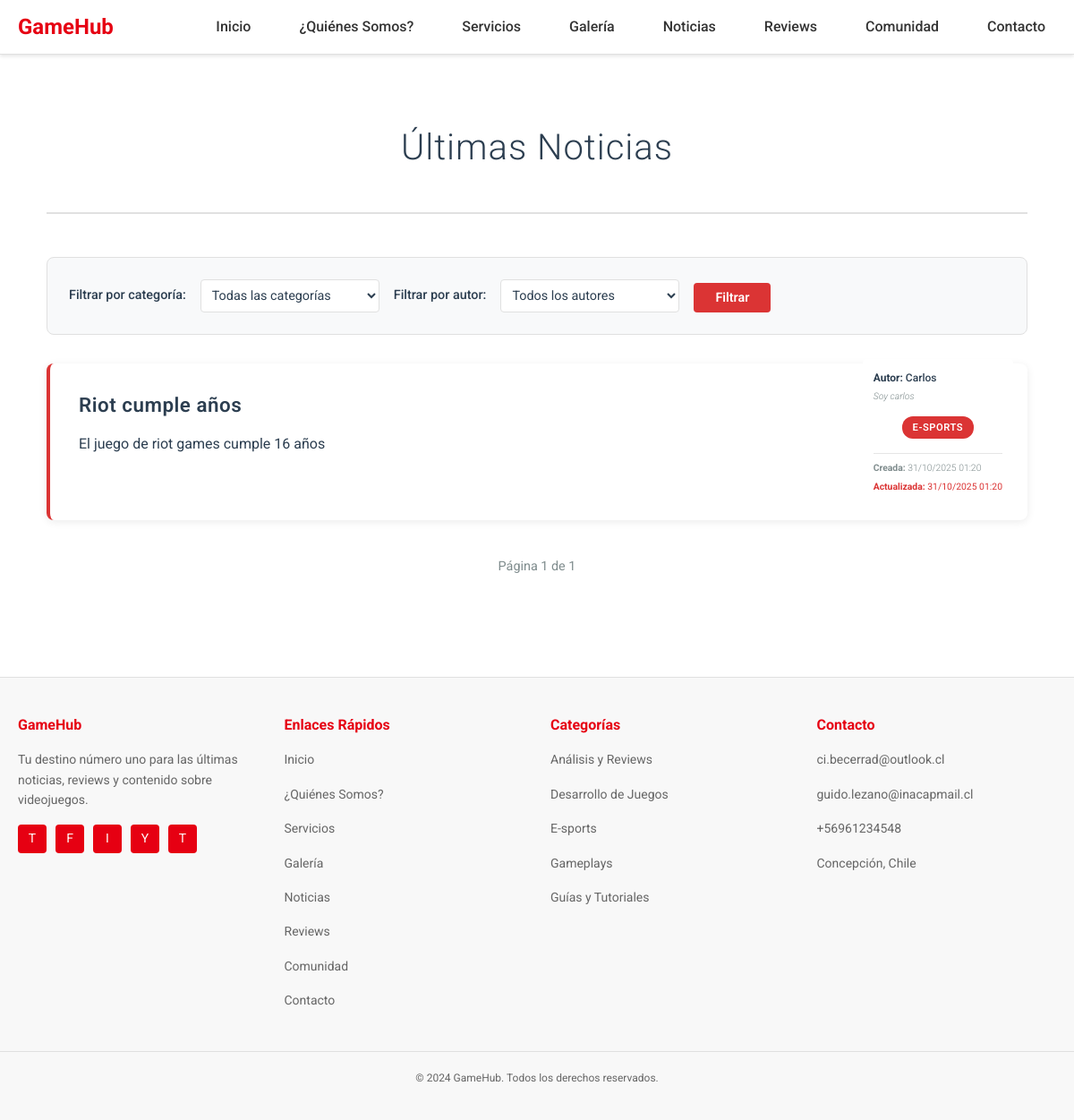
Before: /noticias/ with the older database file.
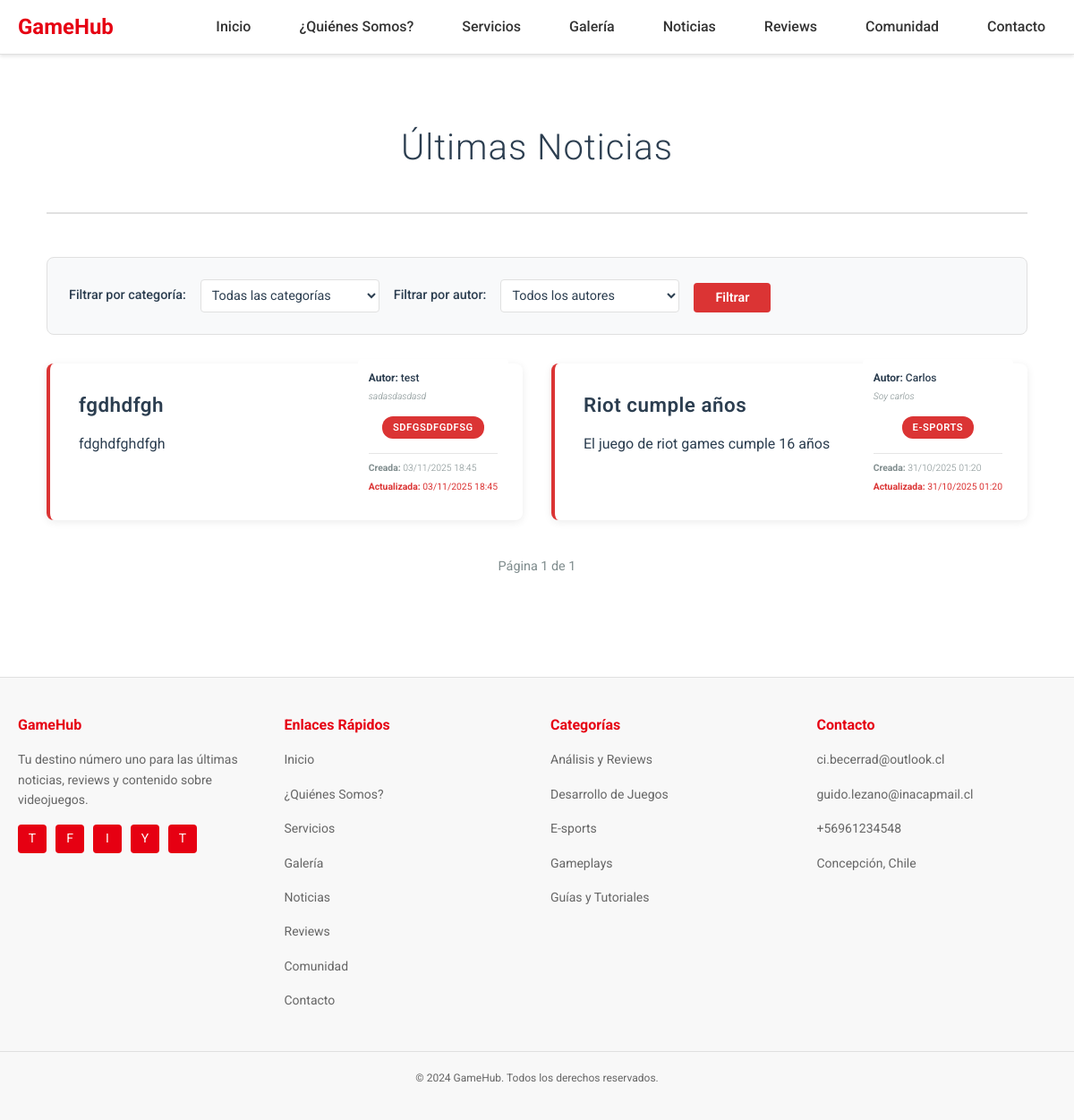
After: the same page with the newer database file.
### noticias/models.py (models this page shows, shortened)
class Noticia(models.Model):
    titulo = models.CharField(max_length=100)
    detalle = models.TextField()
    autor = models.ForeignKey(Autor, on_delete=models.CASCADE, related_name="noticias")  # Relación con Autor
    categoria = models.ForeignKey(Categoria, on_delete=models.PROTECT, related_name="noticias")  # Relación con Categoria
    created = models.DateTimeField(auto_now_add=True)
    updated = models.DateTimeField(auto_now=True)

class Autor(models.Model):
    nombre = models.CharField(max_length=100)
    bio = models.TextField(blank=True)

class Categoria(models.Model):
    nombre = models.CharField(max_length=100, unique=True)

### noticias/views.py (the view)
# urls.py: path('noticias/', include('noticias.urls')),
def noticias(request):
    lista_noticias = (
        Noticia.objects.select_related('autor', 'categoria')
        .all()  # Obtiene todas las noticias inicialmente
    )
    categoria_id = request.GET.get('categoria')  # Ej: ?categoria=2
    autor_id = request.GET.get('autor')          # Ej: ?autor=5
    if categoria_id:
        lista_noticias = lista_noticias.filter(categoria_id=categoria_id)
    if autor_id:
        lista_noticias = lista_noticias.filter(autor_id=autor_id)
    lista_noticias = lista_noticias.order_by('-created')
    paginator = Paginator(lista_noticias, 5)# Divide resultados en páginas de 5 elementos cada una
    page_number = request.GET.get('page')# Obtiene número de página desde URL (ej: ?page=2)
    page_obj = paginator.get_page(page_number)# Obtiene objeto de página actual
    categorias = Categoria.objects.all()
    autores = Autor.objects.all()
    categoria_selected = int(categoria_id) if categoria_id else None
    autor_selected = int(autor_id) if autor_id else None
    return render(request, 'noticias/noticias.html', {
        'page_obj': page_obj,           # Objeto de paginación con noticias
        'categorias': categorias,       # Todas las categorías para filtro
        'autores': autores,             # Todos los autores para filtro
        'categoria_selected': categoria_selected,  # Categoría activa
        'autor_selected': autor_selected,          # Autor activo
    })

### core/context_processors.py (called while the page is built)
def categorias_noticias(request):
    try:
        from noticias.models import Categoria, Noticia
        categorias = list(Categoria.objects.all().order_by('nombre'))
        ultimas_noticias = list(Noticia.objects.select_related('autor', 'categoria').order_by('-created')[:5])
        return {
            'categorias_noticias': categorias,  # Lista de categorías disponibles
            'ultimas_noticias': ultimas_noticias,  # Últimas 5 noticias ordenadas por fecha descendente
        }
    except Exception:
        return {
            'categorias_noticias': [],
            'ultimas_noticias': [],
        }

### noticias/templates/noticias/noticias.html (shortened to what this page needs)
{% extends "core/base.html" %}
{% load static %}
{% block extra_css %}
<link rel="stylesheet" href="{% static 'noticias/css/noticias.css' %}">
{% endblock %}
{% block content %}
<div class="noticias-container">
  <div class="noticias-header">
    <h1>Últimas Noticias</h1>
  </div>
  <div class="filtros">
    <form method="get" action="{% url 'noticias:noticias' %}">
      <label for="categoria">Filtrar por categoría:</label>
      <select name="categoria" id="categoria">
        <option value="">Todas las categorías</option>
      </select>
      <label for="autor">Filtrar por autor:</label>
      <select name="autor" id="autor">
        <option value="">Todos los autores</option>
      </select>
      <button type="submit">Filtrar</button>
    </form>
  </div>
  {% if page_obj %}
  <ul class="noticias-list">
    {% for n in page_obj %}
    <li class="noticia-item">
      <h2 class="noticia-titulo">{{ n.titulo }}</h2>
      <p class="noticia-detalle">{{ n.detalle }}</p>
      <div class="noticia-meta">
        <div class="meta-autor">
          <p class="noticia-autor"><strong>Autor:</strong> {{ n.autor.nombre }}</p>
          {% if n.autor.bio %}
          <p class="noticia-autor-bio">{{ n.autor.bio|truncatewords:15 }}</p>
          {% endif %}
        </div>
        <div class="meta-categoria">
          <span class="badge-categoria">{{ n.categoria.nombre }}</span>
        </div>
        <div class="meta-fechas">
          <p class="noticia-fecha"><strong>Creada:</strong> {{ n.created|date:"d/m/Y H:i" }}</p>
          {% if n.updated != n.created %}
          <p class="noticia-fecha-updated"><strong>Actualizada:</strong> {{ n.updated|date:"d/m/Y H:i" }}</p>
          {% endif %}
        </div>
      </div>
    </li>
    {% endfor %}
  </ul>
  <div class="pagination">
    <span>Página {{ page_obj.number }} de {{ page_obj.paginator.num_pages }}</span>
  </div>
  {% else %}
  <div class="no-noticias">
    <p>No hay noticias aún.</p>
  </div>
  {% endif %}
</div>
{% endblock %}

### core/templates/core/base.html (shortened to what this page needs)
<!DOCTYPE html>
<html lang="es">
<head>
    {% load static %}
    <link rel="stylesheet" href="{% static 'core/css/base.css' %}">
    <link rel="stylesheet" href="{% static 'core/css/components.css' %}">
    {% block extra_css %}{% endblock %}
</head>
<body>
    <header class="header">
        <nav class="nav-container">
            <a href="{% url 'core:home' %}" class="logo">GameHub</a>
            <ul class="nav-menu roboto-light">
                <li class="nav-item"><a href="{% url 'core:home' %}">Inicio</a></li>
                <li class="nav-item"><a href="{% url 'core:about' %}">¿Quiénes Somos?</a></li>
                <li class="nav-item"><a href="{% url 'core:services' %}">Servicios</a></li>
                <li class="nav-item"><a href="{% url 'galeria:galeria' %}">Galería</a></li>
                <li class="nav-item"><a href="{% url 'noticias:noticias' %}">Noticias</a></li>
                <li class="nav-item"><a href="#">Reviews</a></li>
                <li class="nav-item"><a href="{% url 'comunidad:comunidad' %}">Comunidad</a></li>
                <li class="nav-item"><a href="{% url 'core:contact' %}">Contacto</a></li>
            </ul>
        </nav>
    </header>
    <main class="main-content">
        {% block content %}{% endblock %}
    </main>
    <footer class="footer" id="contacto">
        <div class="footer-content">
            <div class="footer-section">
                <h3>GameHub</h3>
                <p>Tu destino número uno para las últimas noticias, reviews y contenido sobre videojuegos.</p>
                <div class="social-links">
                    <a href="#" title="Twitter">T</a>
                    <a href="#" title="Facebook">F</a>
                    <a href="#" title="Instagram">I</a>
                    <a href="#" title="YouTube">Y</a>
                    <a href="#" title="Twitch">T</a>
                </div>
            </div>
            <div class="footer-section">
                <h3>Enlaces Rápidos</h3>
                <p><a href="{% url 'core:home' %}">Inicio</a></p>
                <p><a href="{% url 'core:about' %}">¿Quiénes Somos?</a></p>
                <p><a href="{% url 'core:services' %}">Servicios</a></p>
                <p><a href="{% url 'galeria:galeria' %}">Galería</a></p>
                <p><a href="{% url 'noticias:noticias' %}">Noticias</a></p>
                <p><a href="#">Reviews</a></p>
                <p><a href="{% url 'comunidad:comunidad' %}">Comunidad</a></p>
                <p><a href="{% url 'core:contact' %}">Contacto</a></p>
            </div>
            <div class="footer-section">
                <h3>Categorías</h3>
                {% if categorias_noticias %}
                    {% for categoria in categorias_noticias|slice:":5" %}
                        <p><a href="{% url 'noticias:noticias' %}?categoria={{ categoria.id }}">{{ categoria.nombre }}</a></p>
                    {% endfor %}
                {% else %}
                    <p><a href="#">PC Gaming</a></p>
                    <p><a href="#">Consolas</a></p>
                    <p><a href="#">Mobile Gaming</a></p>
                {% endif %}
            </div>
            <div class="footer-section">
                <h3>Contacto</h3>
                <p>ci.becerrad@outlook.cl</p>
                <p>guido.lezano@inacapmail.cl</p>
                <p>+56961234548</p>
                <p>Concepción, Chile</p>
            </div>
        </div>
        <div class="footer-bottom">
            <p>&copy; 2024 GameHub. Todos los derechos reservados.</p>
        </div>
    </footer>
</body>
</html>

### core/static/core/css/base.css (style rules this page uses)
* { margin: 0; padding: 0; box-sizing: border-box; }
body { font-family: "Roboto", sans-serif; background: #ffffff; color: #333333; line-height: 1.6; min-height: 100vh; display: flex; flex-direction: column; }
.roboto-light { font-family: "Roboto", sans-serif; font-weight: 300; }
h1, h2, h3, h4, h5, h6 { margin-bottom: 1rem; color: #333333; font-family: "Roboto", sans-serif; }
h1 { font-size: 2.5rem; font-weight: 700; }
h2 { font-size: 2rem; font-weight: 600; }
h3 { font-size: 1.5rem; font-weight: 600; }
p { margin-bottom: 1rem; color: #666666; font-family: "Roboto", sans-serif; font-weight: 400; }
.main-content { flex: 1; max-width: 1200px; margin: 0 auto; padding: 40px 20px; width: 100%; }
.header { background: #ffffff; border-bottom: 1px solid #e0e0e0; position: sticky; top: 0; z-index: 1000; box-shadow: 0 2px 4px rgba(0,0,0,0.1); }
.nav-container { max-width: 1200px; margin: 0 auto; padding: 0 20px; display: flex; justify-content: space-between; align-items: center; height: 60px; }
.logo { font-size: 24px; font-weight: bold; color: #e60012; text-decoration: none; }
.nav-menu { display: flex; list-style: none; gap: 30px; }
.nav-item a { color: #333333; text-decoration: none; font-weight: 500; font-size: 16px; padding: 8px 12px; border-radius: 4px; transition: all 0.2s ease; }
.footer { background: #f8f8f8; border-top: 1px solid #e0e0e0; margin-top: auto; padding: 40px 0 20px; }
.footer-content { max-width: 1200px; margin: 0 auto; padding: 0 20px; display: grid; grid-template-columns: repeat(auto-fit, minmax(250px, 1fr)); gap: 30px; }
.footer-section h3 { color: #e60012; margin-bottom: 15px; font-size: 16px; font-weight: bold; }
.footer-section p, .footer-section a { color: #666666; text-decoration: none; line-height: 1.6; font-size: 14px; }
.social-links { display: flex; gap: 10px; margin-top: 15px; }
.social-links a { display: inline-flex; align-items: center; justify-content: center; width: 32px; height: 32px; background: #e60012; border-radius: 4px; color: #ffffff; font-size: 14px; transition: all 0.2s ease; }
.footer-bottom { text-align: center; margin-top: 30px; padding-top: 20px; border-top: 1px solid #e0e0e0; color: #999999; font-size: 12px; }
a, button, .nav-item, .social-links a { transition: all 0.2s ease; }

Changed rows visible on the page:
added Noticia: titulo "fgdhdfgh", detalle "fdghdfghdfgh", autor.nombre "test", autor.bio "sadasdasdasd", categoria.nombre "SDFGSDFGDFSG", created "03/11/2025 18:45", updated "03/11/2025 18:45"
